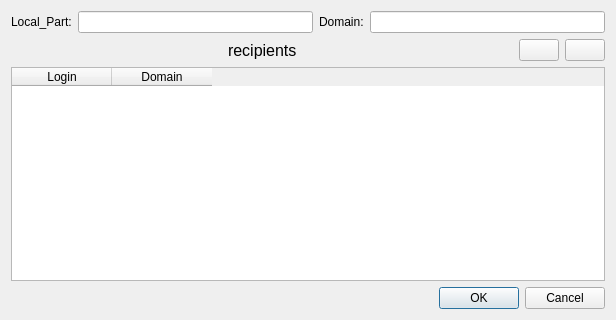
<ui version="4.0" >
 <class>DialogAddUsersForward</class>
 <widget class="QDialog" name="DialogAddUsersForward" >
  <property name="geometry" >
   <rect>
    <x>0</x>
    <y>0</y>
    <width>616</width>
    <height>320</height>
   </rect>
  </property>
  <property name="windowTitle" >
   <string>Users Forward Add</string>
  </property>
  <layout class="QVBoxLayout" name="verticalLayout" >
   <item>
    <layout class="QHBoxLayout" name="horizontalLayout_2" >
     <item>
      <widget class="QLabel" name="label" >
       <property name="text" >
        <string>Local_Part:</string>
       </property>
      </widget>
     </item>
     <item>
      <widget class="QLineEdit" name="lineEdit_Local_Part" />
     </item>
     <item>
      <widget class="QLabel" name="label_2" >
       <property name="text" >
        <string>Domain:</string>
       </property>
      </widget>
     </item>
     <item>
      <widget class="QLineEdit" name="lineEdit_Domain" />
     </item>
    </layout>
   </item>
   <item>
    <layout class="QHBoxLayout" name="horizontalLayout" >
     <item>
      <spacer name="horizontalSpacer" >
       <property name="orientation" >
        <enum>Qt::Horizontal</enum>
       </property>
       <property name="sizeHint" stdset="0" >
        <size>
         <width>40</width>
         <height>20</height>
        </size>
       </property>
      </spacer>
     </item>
     <item>
      <widget class="QLabel" name="label_3" >
       <property name="font" >
        <font>
         <pointsize>12</pointsize>
        </font>
       </property>
       <property name="text" >
        <string>recipients</string>
       </property>
      </widget>
     </item>
     <item>
      <spacer name="horizontalSpacer_2" >
       <property name="orientation" >
        <enum>Qt::Horizontal</enum>
       </property>
       <property name="sizeHint" stdset="0" >
        <size>
         <width>40</width>
         <height>20</height>
        </size>
       </property>
      </spacer>
     </item>
     <item>
      <widget class="QPushButton" name="pushButton_Add" >
       <property name="text" >
        <string/>
       </property>
       <property name="icon" >
        <iconset resource="image.qrc" >
         <normaloff>:/plus/images/plus.png</normaloff>:/plus/images/plus.png</iconset>
       </property>
       <property name="iconSize" >
        <size>
         <width>16</width>
         <height>16</height>
        </size>
       </property>
      </widget>
     </item>
     <item>
      <widget class="QPushButton" name="pushButton_Deleted" >
       <property name="text" >
        <string/>
       </property>
       <property name="icon" >
        <iconset resource="image.qrc" >
         <normaloff>:/minus/images/minus.png</normaloff>:/minus/images/minus.png</iconset>
       </property>
      </widget>
     </item>
    </layout>
   </item>
   <item>
    <widget class="QTableWidget" name="tableWidget_recipients" >
     <column>
      <property name="text" >
       <string>Login</string>
      </property>
     </column>
     <column>
      <property name="text" >
       <string>Domain</string>
      </property>
     </column>
    </widget>
   </item>
   <item>
    <widget class="QDialogButtonBox" name="buttonBox" >
     <property name="orientation" >
      <enum>Qt::Horizontal</enum>
     </property>
     <property name="standardButtons" >
      <set>QDialogButtonBox::Cancel|QDialogButtonBox::Ok</set>
     </property>
    </widget>
   </item>
  </layout>
 </widget>
 <resources>
  <include location="image.qrc" />
 </resources>
 <connections>
  <connection>
   <sender>buttonBox</sender>
   <signal>rejected()</signal>
   <receiver>DialogAddUsersForward</receiver>
   <slot>reject()</slot>
   <hints>
    <hint type="sourcelabel" >
     <x>295</x>
     <y>307</y>
    </hint>
    <hint type="destinationlabel" >
     <x>286</x>
     <y>274</y>
    </hint>
   </hints>
  </connection>
 </connections>
</ui>
